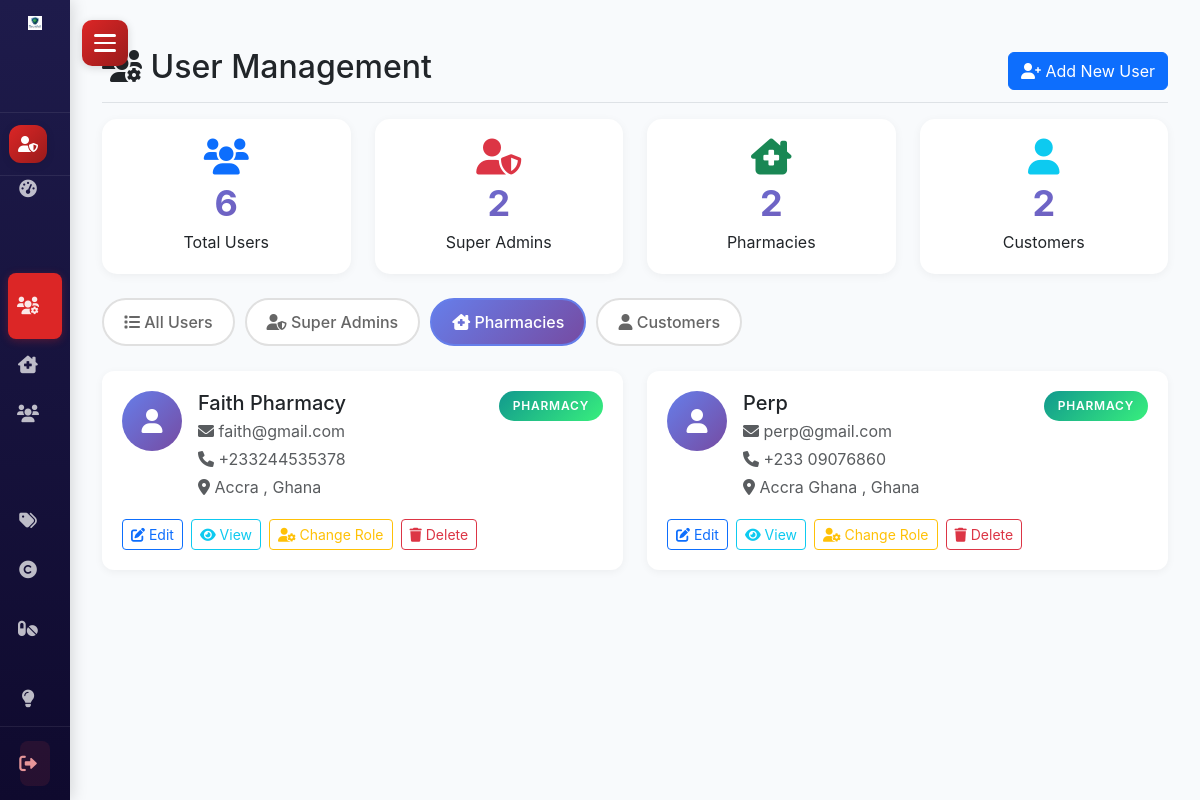
The app's page /admin/users.php?role=1 (signed in) with its own data.
### tables this page shows
CREATE TABLE `customer` (
  `customer_id` int(11) NOT NULL,
  `customer_name` varchar(100) NOT NULL,
  `customer_email` varchar(50) NOT NULL,
  `customer_pass` varchar(150) NOT NULL,
  `customer_country` varchar(30) NOT NULL,
  `customer_city` varchar(30) NOT NULL,
  `customer_address` text DEFAULT NULL COMMENT 'Full street address',
  `customer_latitude` decimal(10,8) DEFAULT NULL COMMENT 'Latitude coordinate',
  `customer_longitude` decimal(11,8) DEFAULT NULL COMMENT 'Longitude coordinate',
  `customer_contact` varchar(15) NOT NULL,
  `customer_image` varchar(100) DEFAULT NULL,
  `user_role` int(11) NOT NULL COMMENT '0=Super Admin, 1=Pharmacy Owner, 2=Customer',
  `created_at` timestamp NOT NULL DEFAULT current_timestamp(),
  `updated_at` timestamp NULL DEFAULT NULL ON UPDATE current_timestamp(),
  `offers_delivery` tinyint(1) DEFAULT 0,
  `delivery_fee` decimal(10,2) DEFAULT 0.00,
  `delivery_radius_km` decimal(6,2) DEFAULT 10.00,
  `min_order_for_delivery` decimal(10,2) DEFAULT 0.00
);

### settings/db_class.php (called while the page is built, shortened)
<?php
class db_connection {
    public function db_connect() {
        try {
            $this->db = new mysqli(SERVER, USERNAME, PASSWD, DATABASE);
            return true;
        } catch (Exception $e) {
            error_log("Database connection error: " . $e->getMessage());
            die("Database connection failed. Please try again later.");
        }
    }
}

### classes/customer_class.php (called while the page is built, shortened)
<?php
require_once '../settings/db_class.php';
class Customer extends db_connection {
    public function getAllCustomers() {
        $sql = "SELECT customer_id, customer_name, customer_email, customer_country, customer_city, customer_contact, user_role FROM customer ORDER BY customer_id DESC";
        $result = $this->db->query($sql);
        $customers = [];
        if ($result) {
            while ($row = $result->fetch_assoc()) {
                $customers[] = $row;
            }
        }
        return $customers;
    }
    public function getAllUsersByRole($role) {
        try {
            $stmt = $this->db->prepare("SELECT * FROM customer WHERE user_role = ? ORDER BY customer_name ASC");
            $stmt->bind_param("i", $role);
            $stmt->execute();
            $result = $stmt->get_result();
            $users = [];
            while ($row = $result->fetch_assoc()) {
                $users[] = $row;
            }
            return $users;
        } catch (Exception $e) {
            error_log("Get users by role error: " . $e->getMessage());
            return [];
        }
    }
}

### admin/users.php (the view, shortened to what this page needs)
<?php
require_once('../settings/core.php');
require_once('../classes/customer_class.php');
$customer_obj = new Customer();
$all_users = $customer_obj->getAllCustomers();
$filter_role = isset($_GET['role']) ? intval($_GET['role']) : null;
if ($filter_role !== null) {
    $all_users = $customer_obj->getAllUsersByRole($filter_role);
}
$stats = [
    'total' => count($customer_obj->getAllCustomers()),
    'super_admin' => count($customer_obj->getAllUsersByRole(0)) + count($customer_obj->getAllUsersByRole(7)),
    'pharmacies' => count($customer_obj->getAllUsersByRole(1)),
    'customers' => count($customer_obj->getAllUsersByRole(2))
];
?>
<!DOCTYPE html>
<html lang="en">
<head>
    <link href="https://cdn.jsdelivr.net/npm/bootstrap@5.3.0/dist/css/bootstrap.min.css" rel="stylesheet">
    <link rel="stylesheet" href="https://cdnjs.cloudflare.com/ajax/libs/font-awesome/6.0.0/css/all.min.css">
    <link rel="stylesheet" href="../css/sidebar.css?v=2.5">
</head>
<body>
    <?php include '../view/components/sidebar_super_admin.php'; ?>
    <div class="main-content">
                <div class="d-flex justify-content-between flex-wrap flex-md-nowrap align-items-center pt-3 pb-2 mb-3 border-bottom">
                    <h1 class="h2"><i class="fas fa-users-cog"></i> User Management</h1>
                    <button class="btn btn-primary" onclick="addUser()">
                        <i class="fas fa-user-plus"></i> Add New User
                    </button>
                </div>
                <div class="row mb-4">
                    <div class="col-md-3">
                        <div class="stats-card">
                            <div class="stats-icon"><i class="fas fa-users text-primary" style="font-size: 36px;"></i></div>
                            <div class="stats-number"><?php echo $stats['total']; ?></div>
                            <div class="stats-label">Total Users</div>
                        </div>
                    </div>
                    <div class="col-md-3">
                        <div class="stats-card">
                            <div class="stats-icon"><i class="fas fa-user-shield text-danger" style="font-size: 36px;"></i></div>
                            <div class="stats-number"><?php echo $stats['super_admin']; ?></div>
                            <div class="stats-label">Super Admins</div>
                        </div>
                    </div>
                    <div class="col-md-3">
                        <div class="stats-card">
                            <div class="stats-icon"><i class="fas fa-clinic-medical text-success" style="font-size: 36px;"></i></div>
                            <div class="stats-number"><?php echo $stats['pharmacies']; ?></div>
                            <div class="stats-label">Pharmacies</div>
                        </div>
                    </div>
                    <div class="col-md-3">
                        <div class="stats-card">
                            <div class="stats-icon"><i class="fas fa-user text-info" style="font-size: 36px;"></i></div>
                            <div class="stats-number"><?php echo $stats['customers']; ?></div>
                            <div class="stats-label">Customers</div>
                        </div>
                    </div>
                </div>
                <div class="filter-tabs">
                    <a href="?role=" class="filter-tab <?php echo $filter_role === null ? 'active' : ''; ?>">
                        <i class="fas fa-list"></i> All Users
                    </a>
                    <a href="?role=0" class="filter-tab <?php echo $filter_role === 0 ? 'active' : ''; ?>">
                        <i class="fas fa-user-shield"></i> Super Admins
                    </a>
                    <a href="?role=1" class="filter-tab <?php echo $filter_role === 1 ? 'active' : ''; ?>">
                        <i class="fas fa-clinic-medical"></i> Pharmacies
                    </a>
                    <a href="?role=2" class="filter-tab <?php echo $filter_role === 2 ? 'active' : ''; ?>">
                        <i class="fas fa-user"></i> Customers
                    </a>
                </div>
                <div class="row">
                    <?php foreach ($all_users as $user): ?>
                        <div class="col-md-6">
                            <div class="user-card">
                                <div class="d-flex justify-content-between align-items-start">
                                    <div class="d-flex gap-3">
                                        <div>
                                            <?php if (isset($user['customer_image']) && $user['customer_image']): ?>
                                                <img src="../<?php echo htmlspecialchars($user['customer_image']); ?>"
                                                     style="width: 60px; height: 60px; border-radius: 50%; object-fit: cover;">
                                            <?php else: ?>
                                                <div style="width: 60px; height: 60px; border-radius: 50%; background: linear-gradient(135deg, #667eea, #764ba2); display: flex; align-items: center; justify-content: center; color: white; font-size: 24px;">
                                                    <i class="fas fa-user"></i>
                                                </div>
                                            <?php endif; ?>
                                        </div>
                                        <div>
                                            <h5 class="mb-1"><?php echo htmlspecialchars($user['customer_name']); ?></h5>
                                            <p class="mb-1 text-muted">
                                                <i class="fas fa-envelope"></i> <?php echo htmlspecialchars($user['customer_email']); ?>
                                            </p>
                                            <?php if ($user['customer_contact']): ?>
                                                <p class="mb-1 text-muted">
                                                    <i class="fas fa-phone"></i> <?php echo htmlspecialchars($user['customer_contact']); ?>
                                                </p>
                                            <?php endif; ?>
                                            <?php if ($user['customer_city']): ?>
                                                <p class="mb-1 text-muted">
                                                    <i class="fas fa-map-marker-alt"></i>
                                                    <?php echo htmlspecialchars($user['customer_city']); ?>
                                                    <?php if ($user['customer_country']): ?>
                                                        , <?php echo htmlspecialchars($user['customer_country']); ?>
                                                    <?php endif; ?>
                                                </p>
                                            <?php endif; ?>
                                        </div>
                                    </div>
                                    <div>
                                        <?php
                                        $role_class = '';
                                        $role_text = '';
                                        switch($user['user_role']) {
                                            case 1:
                                                $role_class = 'role-pharmacy';
                                                $role_text = 'Pharmacy';
                                                break;
                                        }
                                        ?>
                                        <span class="role-badge <?php echo $role_class; ?>">
                                            <?php echo $role_text; ?>
                                        </span>
                                    </div>
                                </div>
                                <div class="mt-3 d-flex gap-2">
                                    <button class="btn btn-sm btn-outline-primary" onclick="editUser(<?php echo $user['customer_id']; ?>)">
                                        <i class="fas fa-edit"></i> Edit
                                    </button>
                                    <button class="btn btn-sm btn-outline-info" onclick="viewUser(<?php echo $user['customer_id']; ?>)">
                                        <i class="fas fa-eye"></i> View
                                    </button>
                                    <button class="btn btn-sm btn-outline-warning" onclick="changeRole(<?php echo $user['customer_id']; ?>, <?php echo $user['user_role']; ?>)">
                                        <i class="fas fa-user-cog"></i> Change Role
                                    </button>
                                    <?php if ($user['customer_id'] != $_SESSION['user_id']): ?>
                                        <button class="btn btn-sm btn-outline-danger" onclick="deleteUser(<?php echo $user['customer_id']; ?>)">
                                            <i class="fas fa-trash"></i> Delete
                                        </button>
                                    <?php endif; ?>
                                </div>
                            </div>
                        </div>
                    <?php endforeach; ?>
                </div>
    </div>
</body>
</html>

### css/sidebar.css (style rules this page uses)
:root { --sidebar-width: 280px; --sidebar-collapsed-width: 70px; --hamburger-width: 60px; --transition-speed: 0.3s; --super-admin-bg-start: #1e1b4b; --super-admin-bg-end: #0f0a2e; --super-admin-accent: #dc2626; --super-admin-hover: #2d2560; --super-admin-text: #e0e7ff; --pharmacy-bg-start: #064e3b; --pharmacy-bg-end: #022c22; --pharmacy-accent: #10b981; --pharmacy-hover: #065f46; --pharmacy-text: #d1fae5; --customer-bg-start: #4c1d95; --customer-bg-end: #2e1065; --customer-accent: #8b5cf6; --customer-hover: #6d28d9; --customer-text: #e9d5ff; }
* { margin: 0; padding: 0; box-sizing: border-box; }
body { font-family: 'Inter', 'Segoe UI', Tahoma, Geneva, Verdana, sans-serif; background-color: #f8fafc; }
.role-badge { display: inline-block; padding: 0.3rem 0.7rem; border-radius: 16px; font-size: 0.65rem; font-weight: 600; text-transform: uppercase; letter-spacing: 0.8px; backdrop-filter: blur(10px); }
.main-content { margin-left: var(--sidebar-width); padding: 2rem; min-height: 100vh; transition: margin-left var(--transition-speed) ease; }
.sidebar.collapsed ~ .main-content { margin-left: var(--sidebar-collapsed-width); }
.mt-3 { margin-top: 1.5rem; }
.mb-1 { margin-bottom: 0.5rem; }
.mb-3 { margin-bottom: 1.5rem; }

### admin/users.php (style rules this page uses)
.user-card { background: white; border-radius: 12px; padding: 20px; margin-bottom: 15px; box-shadow: 0 2px 8px rgba(0,0,0,0.05); transition: all 0.3s; }
.role-badge { padding: 6px 14px; border-radius: 20px; font-size: 12px; font-weight: 600; }
.role-pharmacy { background: linear-gradient(135deg, #11998e, #38ef7d); color: white; }
.stats-card { background: white; border-radius: 15px; padding: 20px; text-align: center; box-shadow: 0 2px 10px rgba(0,0,0,0.05); }
.stats-number { font-size: 36px; font-weight: 700; background: linear-gradient(135deg, #667eea, #764ba2); -webkit-background-clip: text; -webkit-text-fill-color: transparent; }
.filter-tabs { display: flex; gap: 10px; margin-bottom: 25px; flex-wrap: wrap; }
.filter-tab { padding: 10px 20px; border-radius: 25px; border: 2px solid #e0e0e0; background: white; color: #666; text-decoration: none; font-weight: 500; transition: all 0.3s; }
.filter-tab.active { background: linear-gradient(135deg, #667eea, #764ba2); border-color: #667eea; color: white; }

### records on screen
customer: customer_name "Faith Pharmacy", customer_email "faith@gmail.com", customer_contact "+233244535378", customer_city "Accra", customer_country "Ghana", user_role "PHARMACY"
customer: customer_name "Perp", customer_email "perp@gmail.com", customer_contact "+233 09076860", customer_city "Accra Ghana", customer_country "Ghana", user_role "PHARMACY"

### other values on screen
$stats['total'] "6"
$stats['super_admin'] "2"
$stats['pharmacies'] "2"
$stats['customers'] "2"
